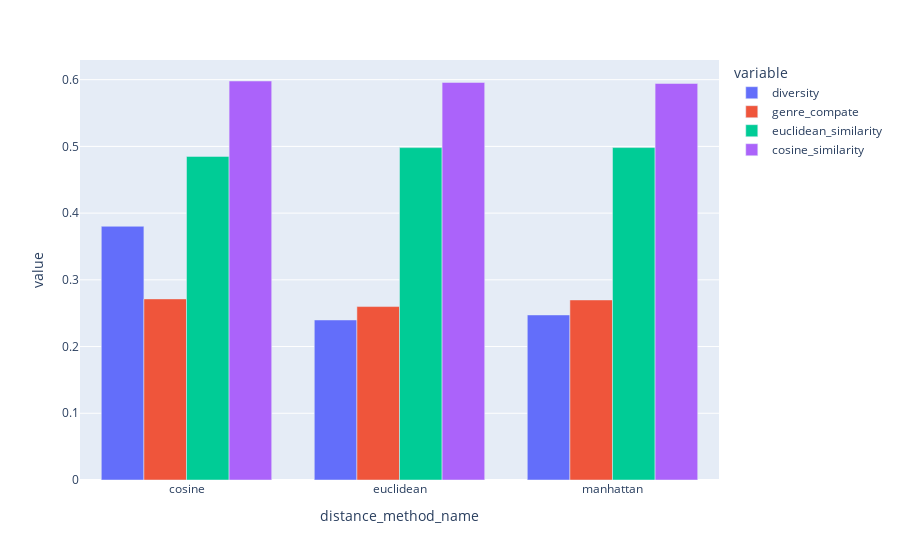

Notebook source saved alongside this figure:
### Code cell
# group_pairs = df_output.groupby(['name', 'distance_method_name', 'cluster_method_name'])
group_pairs = df_output.groupby(['distance_method_name'])
group_mean = group_pairs.mean()

fig = px.bar(group_mean, x=group_mean.index, y=['diversity', 'genre_compate', 'euclidean_similarity', 'cosine_similarity'], barmode='group')
fig.show()

### Figure 1 — Plotly figure (JSON) as saved in the notebook; plotly's stock layout.template omitted (floating-point values rounded to 4 significant figures)
{"data": [{"alignmentgroup": "True", "hovertemplate": "variable=diversity<br>distance_method_name=%{x}<br>value=%{y}<extra></extra>", "legendgroup": "diversity", "marker": {"color": "#636efa", "pattern": {"shape": ""}}, "name": "diversity", "offsetgroup": "diversity", "orientation": "v", "showlegend": true, "textposition": "auto", "type": "bar", "x": ["cosine", "euclidean", "manhattan"], "xaxis": "x", "y": [0.3803, 0.2398, 0.2474], "yaxis": "y"}, {"alignmentgroup": "True", "hovertemplate": "variable=genre_compate<br>distance_method_name=%{x}<br>value=%{y}<extra></extra>", "legendgroup": "genre_compate", "marker": {"color": "#EF553B", "pattern": {"shape": ""}}, "name": "genre_compate", "offsetgroup": "genre_compate", "orientation": "v", "showlegend": true, "textposition": "auto", "type": "bar", "x": ["cosine", "euclidean", "manhattan"], "xaxis": "x", "y": [0.2714, 0.2599, 0.2698], "yaxis": "y"}, {"alignmentgroup": "True", "hovertemplate": "variable=euclidean_similarity<br>distance_method_name=%{x}<br>value=%{y}<extra></extra>", "legendgroup": "euclidean_similarity", "marker": {"color": "#00cc96", "pattern": {"shape": ""}}, "name": "euclidean_similarity", "offsetgroup": "euclidean_similarity", "orientation": "v", "showlegend": true, "textposition": "auto", "type": "bar", "x": ["cosine", "euclidean", "manhattan"], "xaxis": "x", "y": [0.485, 0.4982, 0.4982], "yaxis": "y"}, {"alignmentgroup": "True", "hovertemplate": "variable=cosine_similarity<br>distance_method_name=%{x}<br>value=%{y}<extra></extra>", "legendgroup": "cosine_similarity", "marker": {"color": "#ab63fa", "pattern": {"shape": ""}}, "name": "cosine_similarity", "offsetgroup": "cosine_similarity", "orientation": "v", "showlegend": true, "textposition": "auto", "type": "bar", "x": ["cosine", "euclidean", "manhattan"], "xaxis": "x", "y": [0.598, 0.5959, 0.5943], "yaxis": "y"}], "layout": {"barmode": "group", "legend": {"title": {"text": "variable"}, "tracegroupgap": 0}, "margin": {"t": 60}, "xaxis": {"anchor": "y", "domain": [0, 1], "title": {"text": "distance_method_name"}}, "yaxis": {"anchor": "x", "domain": [0, 1], "title": {"text": "value"}}}}
